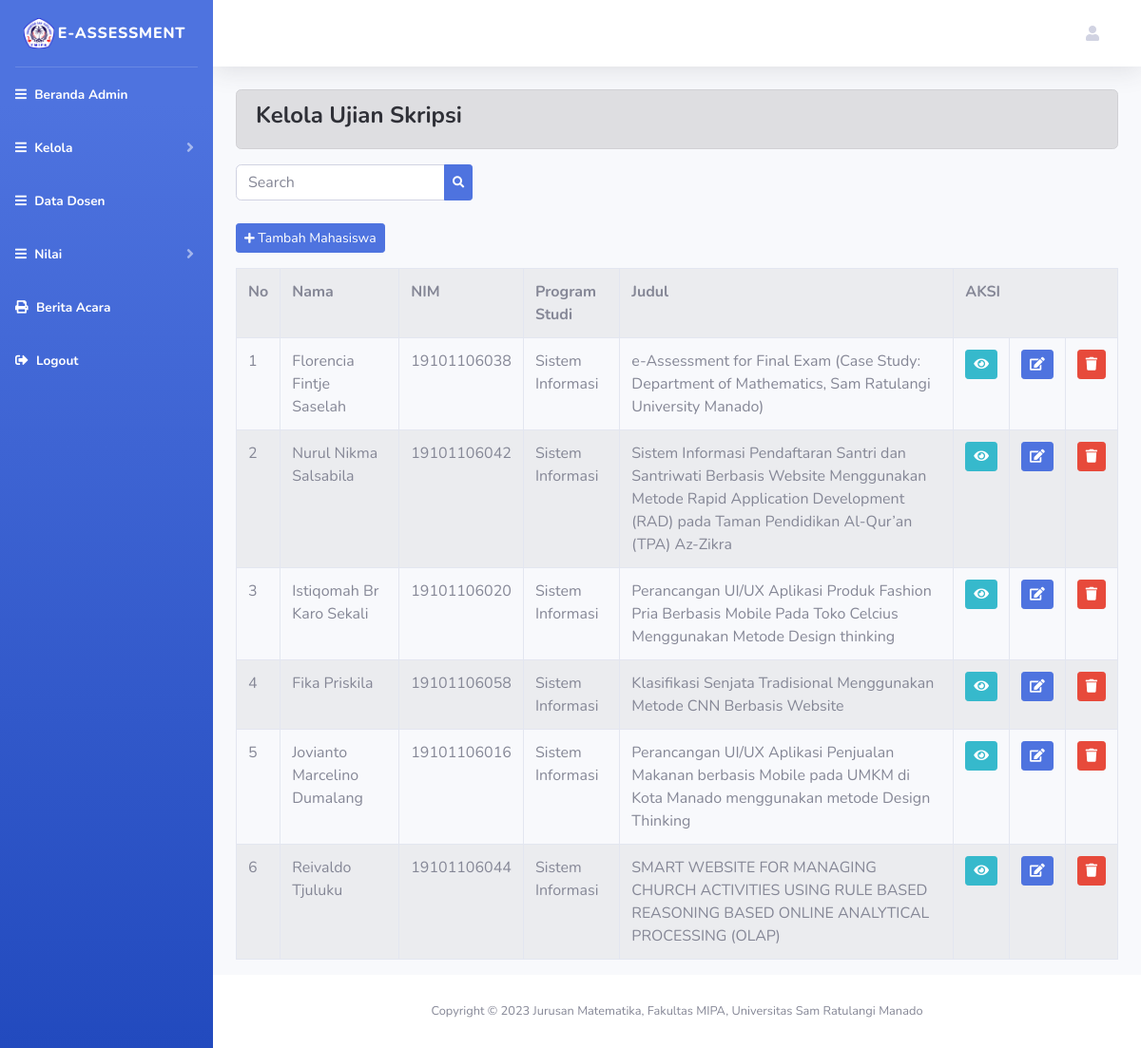
The app's page /index.php/administrator/dfskripsi with its own data.
### tables this page shows
CREATE TABLE `dfskripsi` (
  `id_skripsi` int(11) NOT NULL,
  `nama_mhs_skripsi` varchar(50) NOT NULL,
  `nim` varchar(20) NOT NULL,
  `prodi_skripsi` varchar(20) NOT NULL,
  `judul_skripsi` varchar(255) NOT NULL,
  `dospem1_skripsi` varchar(50) NOT NULL,
  `dospem2_skripsi` varchar(50) NOT NULL,
  `dosenuji1_skripsi` varchar(50) NOT NULL,
  `dosenuji2_skripsi` varchar(50) NOT NULL,
  `dosenuji3_skripsi` varchar(50) NOT NULL,
  `pengawas` varchar(50) NOT NULL,
  `sek_komisi` varchar(50) NOT NULL,
  `tgl_skripsi` date NOT NULL,
  `waktu_skripsi` time NOT NULL,
  `tempat_skripsi` varchar(30) NOT NULL,
  `nilai_semhas` int(11) NOT NULL
);

### application/controllers/administrator/dfskripsi.php (called while the page is built, shortened)
<?php
class Dfskripsi extends CI_Controller
{
    public function index()
    {
        $data['dfskripsi']       = $this->dfskripsi_model->tampil_data()->result();
        $this->load->view('templates_administrator/header');
        $this->load->view('templates_administrator/sidebar');
        $this->load->view('administrator/dfskripsi', $data);
        $this->load->view('templates_administrator/footer');
    }
}

### index.php (called while the page is built, shortened)
<?php
require_once BASEPATH.'core/CodeIgniter.php';

### application/models/dfskripsi_model.php (called while the page is built, shortened)
<?php
class Dfskripsi_model extends CI_Model
{
    public function tampil_data()
    {
        return $this->db->get('dfskripsi');
    }
}

### application/views/administrator/dfskripsi.php (the view, shortened to what this page needs)
<div class="container-fluid">
    <div class="alert alert-dark" role="alert">
        <h4> <strong>Kelola Ujian Skripsi </strong> </h4>
    </div>
    <div class="navbar-form navbar-left mb-4">
        <?php echo form_open('administrator/dfskripsi/search', array('class' => 'form-inline')) ?>
        <div class="input-group">
            <input type="text" name="keyword" class="form-control" placeholder="Search">
            <div class="input-group-append">
                <button type="submit" class="btn btn-sm btn-primary"><i class="fas fa-search fa-sm"></i></button>
            </div>
        </div>
        <?php echo form_close() ?>
    </div>
    <?php echo anchor('administrator/dfskripsi/input', '<button class="btn btn-sm btn-primary mb-3">
        <i class="fas fa-plus fa-sm"></i> Tambah Mahasiswa</button>') ?>
    <table class="table table-bordered table-striped table-hovered">
        <tr>
            <th>No</th>
            <th>Nama</th>
            <th>NIM</th>
            <th>Program Studi</th>
            <th>Judul</th>
            <th colspan="3">AKSI</th>
        </tr>
        <?php
        $no = 1;
        foreach ($dfskripsi as $dfs) : ?>
            <tr>
                <td width="20px"><?php echo $no++ ?></td>
                <td><?php echo $dfs->nama_mhs_skripsi ?></td>
                <td><?php echo $dfs->nim ?></td>
                <td><?php echo $dfs->prodi_skripsi ?></td>
                <td><?php echo $dfs->judul_skripsi ?></td>
                <td width="20px"><?php echo anchor('administrator/dfskripsi/detail/'
                                        . $dfs->id_skripsi, '<div class="btn btn-sm btn-info">
                <i class="fa fa-eye"></i></div>') ?> </td>
                <td width="20px"><?php echo anchor('administrator/dfskripsi/update/'
                                        . $dfs->id_skripsi, '<div class="btn btn-sm btn-primary">
                <i class="fa fa-edit"></i></div>') ?> </td>
                <td width="20px" onclick="javascript: return confirm('Anda yakin ingin menghapus?')">
                    <?php echo anchor(
                        'administrator/dfskripsi/delete/' . $dfs->id_skripsi,
                        '<div class="btn btn-sm btn-danger">
                <i class="fa fa-trash"></i></div>'
                    ) ?>
                </td>
            </tr>
        <?php endforeach; ?>
    </table>
</div>

### records on screen
dfskripsi: nama_mhs_skripsi "Florencia Fintje Saselah", nim "19101106038", prodi_skripsi "Sistem Informasi", judul_skripsi "e-Assessment for Final Exam (Case Study: Department of Mathematics, Sam Ratulangi University Manado)"
dfskripsi: nama_mhs_skripsi "Nurul Nikma Salsabila", nim "19101106042", prodi_skripsi "Sistem Informasi", judul_skripsi "Sistem Informasi Pendaftaran Santri dan Santriwati Berbasis Website Menggunakan Metode Rapid Application Development (RAD) pada Taman Pendidikan Al-Qur’an (TPA) Az-Zikra"
dfskripsi: nama_mhs_skripsi "Istiqomah Br Karo Sekali", nim "19101106020", prodi_skripsi "Sistem Informasi", judul_skripsi "Perancangan UI/UX Aplikasi Produk Fashion Pria Berbasis Mobile Pada Toko Celcius Menggunakan Metode Design thinking"
dfskripsi: nama_mhs_skripsi "Fika Priskila", nim "19101106058", prodi_skripsi "Sistem Informasi", judul_skripsi "Klasifikasi Senjata Tradisional Menggunakan Metode CNN Berbasis Website"
dfskripsi: nama_mhs_skripsi "Jovianto Marcelino Dumalang", nim "19101106016", prodi_skripsi "Sistem Informasi", judul_skripsi "Perancangan UI/UX Aplikasi Penjualan Makanan berbasis Mobile pada UMKM di Kota Manado menggunakan metode Design Thinking"
dfskripsi: nama_mhs_skripsi "Reivaldo Tjuluku", nim "19101106044", prodi_skripsi "Sistem Informasi", judul_skripsi "SMART WEBSITE FOR MANAGING CHURCH ACTIVITIES USING RULE BASED REASONING BASED ONLINE ANALYTICAL PROCESSING (OLAP)"
